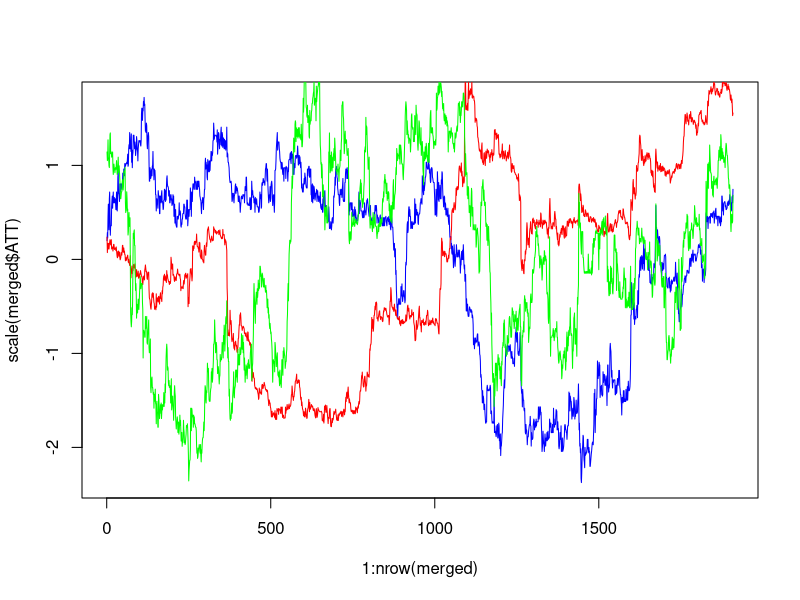
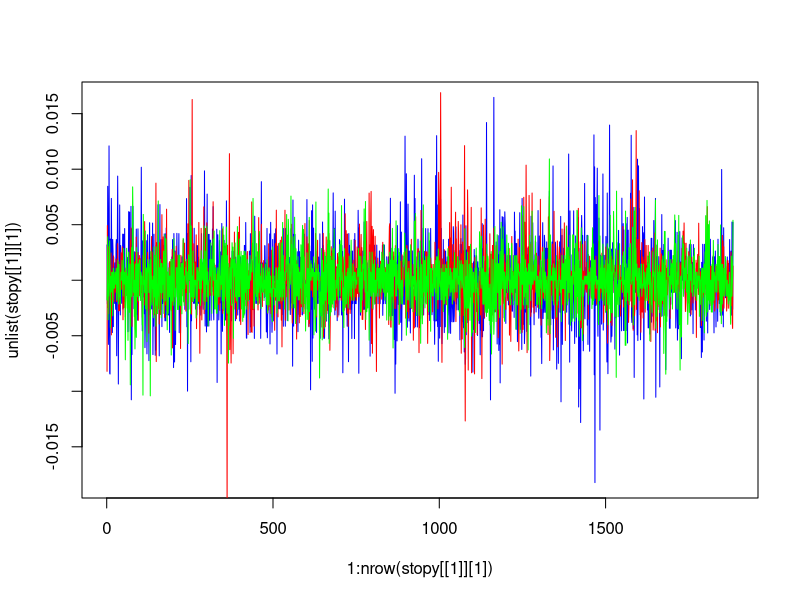

Recreate these plots in R, in order. (Note: this script raises an error after producing the figures.)
library(dplyr)
library(reshape2)

att <- read.csv("att.txt")
tpe <- read.csv("tpe.txt")
mbk <- read.csv("mbk.txt")

att <- att[,c(3,4,8)]
tpe <- tpe[,c(3,4,8)]
mbk <- mbk[,c(3,4,8)]

merged <- att %>%
  inner_join(tpe, by = c("X.DATE.","X.TIME.")) %>%
  inner_join(mbk, by = c("X.DATE.","X.TIME."))

colnames(merged) <- c("Date","Time","ATT","TPE","MBK")
merged$Time <- merged$Time/100

toRemove <- c(900,905,910,1650,1655,1700)
merged <- merged[!merged$Time %in% toRemove,]

plot(1:nrow(merged),scale(merged$ATT),type="l",col="blue")
lines(scale(merged$TPE),col="red")
lines(scale(merged$MBK),col="green")

typeof(merged$ATT)

stopy <- list()
for (i in seq(from = 5, to = 30, by = 5)) {
  minutes <- seq(from = 905, to = 1645, by = i)
  stopy[[i / 5]] <- merged[merged$Time %in% minutes, ] %>%
    group_by(Date) %>%
    reframe(across(c(ATT, TPE, MBK), ~ diff(log(.)))) %>%
    ungroup()
  stopy[[i / 5]] <- stopy[[i / 5]][-1]
}

plot(1:nrow(stopy[[1]][1]),unlist(stopy[[1]][1]),type="l",col="blue")
lines(unlist(stopy[[1]][2]),col="red")
lines(unlist(stopy[[1]][3]),col="green")



c5 <- cor(stopy[[1]], method = "spearman")
c10 <- cor(stopy[[2]], method = "spearman")
c15 <- cor(stopy[[3]], method = "spearman")
c20 <- cor(stopy[[4]], method = "spearman")
c25 <- cor(stopy[[5]], method = "spearman")
c30 <- cor(stopy[[6]], method = "spearman")

m5 <- melt(c5)

ggplot(m5, aes(x = Var1, y = Var2, fill = value)) +
  geom_tile() +
  geom_text(aes(Var2, Var1, label = round(value,3)), color = "white", size = 4)

